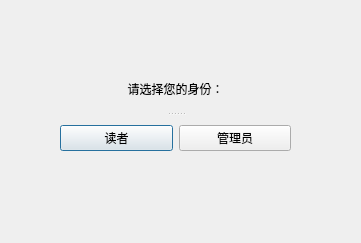
<?xml version="1.0" encoding="UTF-8"?>
<ui version="4.0">
 <class>ChsDialog</class>
 <widget class="QDialog" name="ChsDialog">
  <property name="geometry">
   <rect>
    <x>0</x>
    <y>0</y>
    <width>361</width>
    <height>243</height>
   </rect>
  </property>
  <property name="windowTitle">
   <string>用户身份选择</string>
  </property>
  <widget class="QSplitter" name="splitter">
   <property name="geometry">
    <rect>
     <x>60</x>
     <y>80</y>
     <width>231</width>
     <height>81</height>
    </rect>
   </property>
   <property name="orientation">
    <enum>Qt::Vertical</enum>
   </property>
   <widget class="QLabel" name="label">
    <property name="text">
     <string>请选择您的身份：</string>
    </property>
    <property name="alignment">
     <set>Qt::AlignHCenter|Qt::AlignTop</set>
    </property>
   </widget>
   <widget class="QWidget" name="layoutWidget">
    <layout class="QHBoxLayout" name="horizontalLayout">
     <item>
      <widget class="QPushButton" name="pushButton_reader">
       <property name="text">
        <string>读者</string>
       </property>
      </widget>
     </item>
     <item>
      <widget class="QPushButton" name="pushButton_manager">
       <property name="text">
        <string>管理员</string>
       </property>
      </widget>
     </item>
    </layout>
   </widget>
  </widget>
 </widget>
 <resources/>
 <connections/>
</ui>
